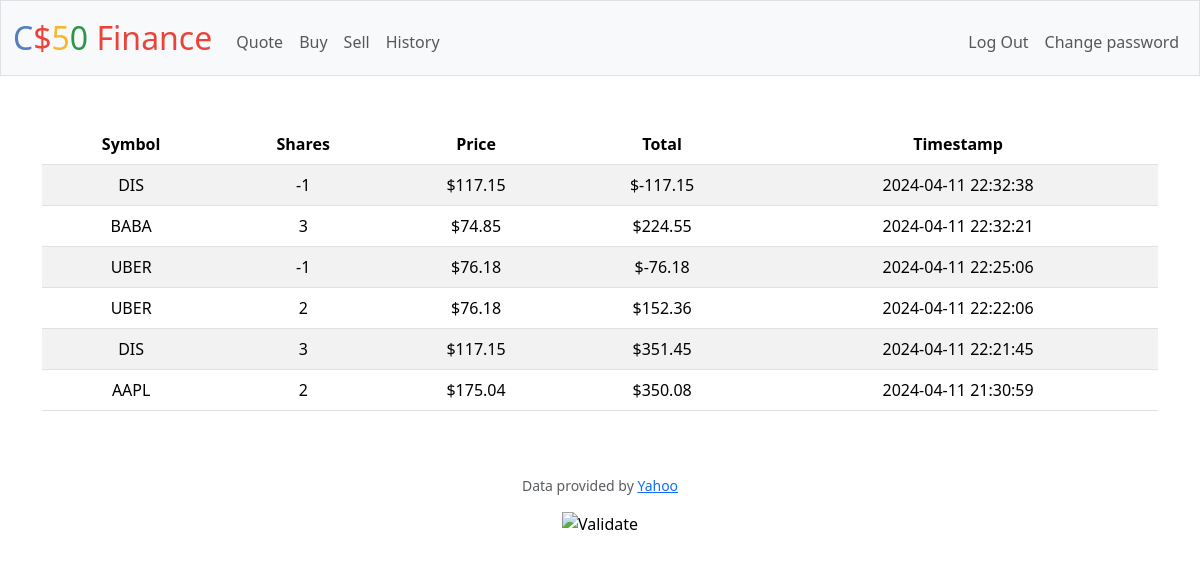
Screenshot of /history (signed in) with the database file from the repository.
### tables this page shows
CREATE TABLE transactions (
id INTEGER PRIMARY KEY AUTOINCREMENT, 
user_id INTEGER NOT NULL, 
symbol TEXT NOT NULL, 
shares INTEGER NOT NULL, 
price NUMERIC NOT NULL, 
timestamp DATETIME DEFAULT CURRENT_TIMESTAMP, 
FOREIGN KEY (user_id) REFERENCES users(id)
);

### app.py (the view)
@app.route("/history")
@login_required
def history():
    transactions = db.execute(
        "SELECT * FROM transactions WHERE user_id = :user_id ORDER BY timestamp DESC", user_id=session["user_id"])
    return render_template("history.html", transactions=transactions)

### app.py (called while the page is built)
@app.after_request
def after_request(response):
    response.headers["Cache-Control"] = "no-cache, no-store, must-revalidate"
    response.headers["Expires"] = 0
    response.headers["Pragma"] = "no-cache"
    return response

### helpers.py (called while the page is built)
def login_required(f):
    @wraps(f)
    def decorated_function(*args, **kwargs):
        if session.get("user_id") is None:
            return redirect("/login")
        return f(*args, **kwargs)
    return decorated_function

def usd(value):
    return f"${value:,.2f}"

### templates/history.html (shortened to what this page needs)
{% extends "layout.html" %}
{% block main %}
  <table class="table table-striped">
    <thead>
      <tr>
        <th>Symbol</th>
        <th>Shares</th>
        <th>Price</th>
        <th>Total</th>
        <th>Timestamp</th>
      </tr>
    </thead>
    <tbody>
      {% for transaction in transactions %}
        <tr>
          <td>{{ transaction.symbol }}</td>
          <td>{{ transaction.shares }}</td>
          <td>{{ transaction.price | usd }}</td>
          <td>{{ (transaction.shares * transaction.price) |usd }}</td>
          <td>{{ transaction.timestamp }}</td>
        </tr>
      {% endfor %}
    </tbody>
  </table>
{% endblock %}

### templates/layout.html (shortened to what this page needs)
<!DOCTYPE html>
<html lang="en">
    <head>
        <link href="https://cdn.jsdelivr.net/npm/bootstrap@5.3.2/dist/css/bootstrap.min.css" rel="stylesheet">
        <link href="/static/styles.css" rel="stylesheet">
    </head>
    <body>
        <nav class="bg-light border navbar navbar-expand-md navbar-light">
            <div class="container-fluid">
                <a class="navbar-brand" href="/"><span class="blue">C</span><span class="red">$</span><span class="yellow">5</span><span class="green">0</span> <span class="red">Finance</span></a>
                <div class="collapse navbar-collapse" id="navbar">
                    {% if session["user_id"] %}
                        <ul class="navbar-nav me-auto mt-2">
                            <li class="nav-item"><a class="nav-link" href="/quote">Quote</a></li>
                            <li class="nav-item"><a class="nav-link" href="/buy">Buy</a></li>
                            <li class="nav-item"><a class="nav-link" href="/sell">Sell</a></li>
                            <li class="nav-item"><a class="nav-link" href="/history">History</a></li>
                        </ul>
                        <ul class="navbar-nav ms-auto mt-2">
                            <li class="nav-item"><a class="nav-link" href="/logout">Log Out</a></li>
                            <li class="nav-item"><a class="nav-link" href="/change_password">Change password</a></li>
                        </ul>
                    {% else %}
                        <ul class="navbar-nav ms-auto mt-2">
                            <li class="nav-item"><a class="nav-link" href="/register">Register</a></li>
                            <li class="nav-item"><a class="nav-link" href="/login">Log In</a></li>
                        </ul>
                    {% endif %}
                </div>
            </div>
        </nav>
        <main class="container py-5 text-center">
            {% block main %}{% endblock %}
        </main>
        <footer class="mb-5">
            <p class="mb-3 small text-center text-muted">
                Data provided by <a href="https://finance.yahoo.com/">Yahoo</a>
            </p>
            <form action="https://validator.w3.org/check" class="text-center" enctype="multipart/form-data" method="post" target="_blank">
                <input alt="Validate" src="/static/I_heart_validator.png" type="image">
            </form>
        </footer>
    </body>
</html>

### static/styles.css (style rules this page uses)
nav .navbar-brand { font-size: xx-large; }
nav .navbar-brand .blue { color: #537fbe; }
nav .navbar-brand .red { color: #ea433b; }
nav .navbar-brand .yellow { color: #f5b82e; }
nav .navbar-brand .green { color: #2e944b; }

### rows the page displays
transactions: (transaction.shares*transaction.price)|usd "$-117.15"
transactions: (transaction.shares*transaction.price)|usd "$224.55"
transactions: (transaction.shares*transaction.price)|usd "$-76.18"
transactions: (transaction.shares*transaction.price)|usd "$152.36"
transactions: (transaction.shares*transaction.price)|usd "$351.45"
transactions: (transaction.shares*transaction.price)|usd "$350.08"
